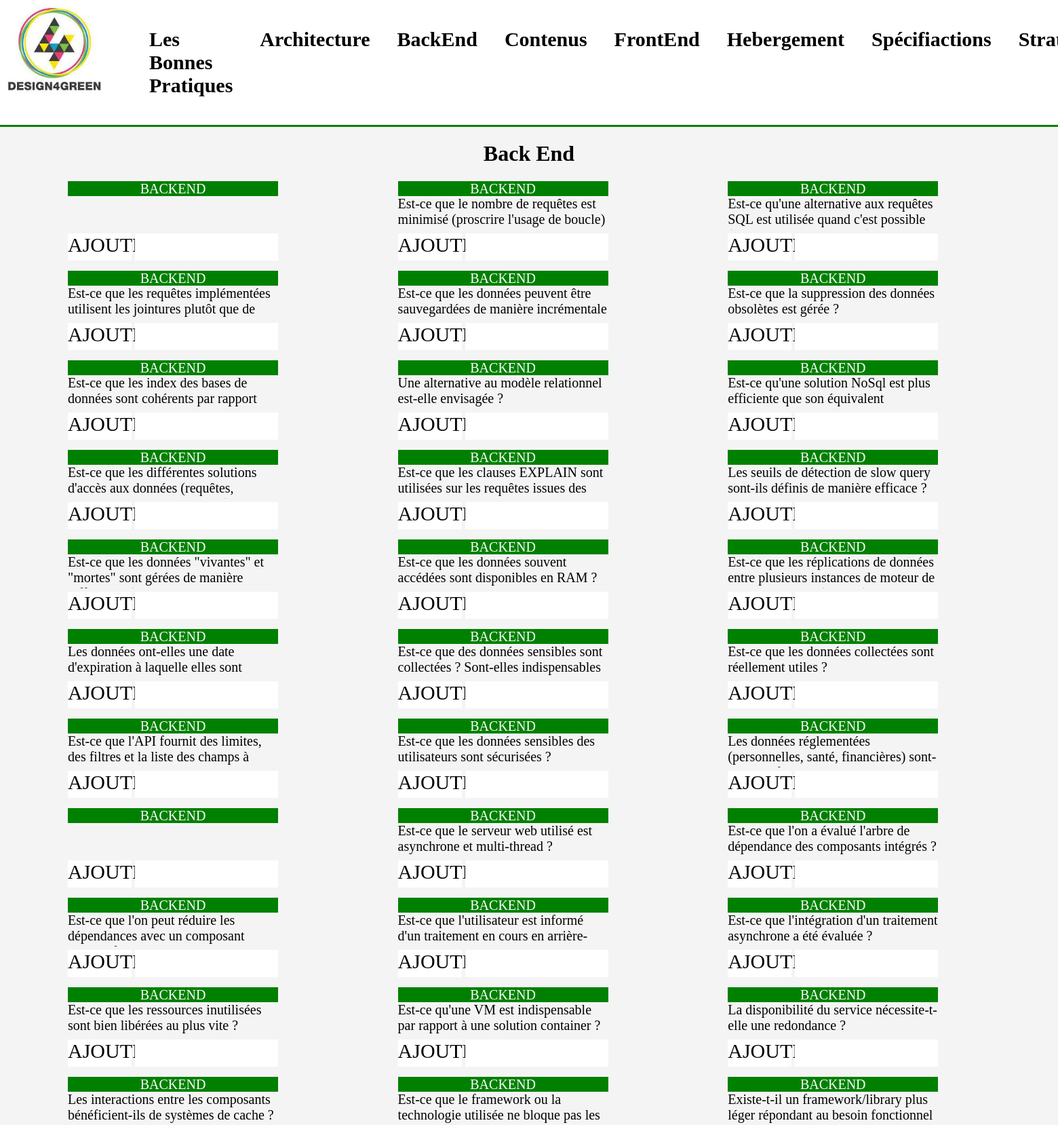
The app's page /index.php?page=2 (upper part) with its own data.
### tables this page shows
CREATE TABLE IF NOT EXISTS `eco_rules` (
  `FamilleOrigine` varchar(14) DEFAULT NULL,
  `ID` varchar(11) DEFAULT NULL,
  `Planet` varchar(1) DEFAULT NULL,
  `People` varchar(1) DEFAULT NULL,
  `prosperity` varchar(1) DEFAULT NULL,
  `RECOMMANDATION` varchar(135) DEFAULT NULL,
  `CRITERES` varchar(276) DEFAULT NULL,
  `JUSTIFICATIONS` varchar(906) DEFAULT NULL,
  `EtapeCycledeVie` varchar(14) DEFAULT NULL,
  `TEST1.1.1` varchar(542) DEFAULT NULL,
  `TEST1.1.2` varchar(267) DEFAULT NULL,
  `TEST...` varchar(404) DEFAULT NULL,
  `CORRESPONDANCE` varchar(237) DEFAULT NULL,
  `Lien` varchar(299) DEFAULT NULL,
  `TYPE` varchar(7) DEFAULT NULL,
  `DifficulteOeuvre` varchar(3) DEFAULT NULL,
  `ObjectifODD` varchar(49) DEFAULT NULL,
  ` incontournables` varchar(14) DEFAULT NULL,
  `TagsOperationnel` varchar(74) DEFAULT NULL,
  `Indicateurs` varchar(67) DEFAULT NULL,
  `XIndicateurs` varchar(14) DEFAULT NULL,
  `YIndicateurs` varchar(88) DEFAULT NULL,
  `Priorité` varchar(28) DEFAULT NULL,
  `Récurrence` varchar(6) DEFAULT NULL,
  `Use Case` varchar(8) DEFAULT NULL,
  `Exemple` varchar(269) DEFAULT NULL,
  `Limites` varchar(10) DEFAULT NULL,
  `Automatisable Y / N` varchar(10) DEFAULT NULL,
  `Automatisation
#SCRIPT
#INTRUMENTATION
#PROCESS` varchar(1) DEFAULT NULL,
  `Automatisation
Level` varchar(16) DEFAULT NULL,
  `Automatisation Informations` varchar(3) DEFAULT NULL,
  `NULL` varchar(57) DEFAULT NULL
);

### gestion_backEnd.php (called while the page is built, shortened)
<?php
	$unControleur->setTable ("eco_rules");
	$familleOriginePratique ="BackEnd";
	$lesPratiques = $unControleur->selectAllFiltre ($familleOriginePratique);
	require_once("vue/vue_mosaique_backend.php");
?>

### controleur/controleur.class.php (called while the page is built, shortened)
<?php
	require_once ("modele/modele.class.php");
	class Controleur {
		private $unModele ;
		public function   __construct ($serveur, $bdd, $user, $mdp){
			$this->unModele = new Modele ($serveur, $bdd, $user, $mdp);
		}
		public function setTable ($uneTable)
		{
			$this->unModele->setTable($uneTable);
		}
		public function selectAllFiltre ($nomFamilleOrigine) {
		$lesResultats = $this->unModele->selectAllFiltre($nomFamilleOrigine);
		return $lesResultats;
		}
	}
?>

### modele/modele.class.php (called while the page is built, shortened)
<?php
    class Modele {
        private $unPdo , $uneTable, $unId;
        public function   __construct ($serveur, $bdd, $user, $mdp)
        {
            $this->unPdo =null;
            try{
        $this->unPdo = new PDO ("mysql:host=".$serveur.";dbname=".$bdd, $user, $mdp);
            }
            catch (PDOException $exp){
                echo "Erreur de connexion au serveur : ".$serveur."/".$bdd ;
            }
        }
        public function selectAllFiltre ($nomFamilleOrigine) {
            if ($this->unPdo != null){
                $requete = "select * from eco_rules where FamilleOrigine"."= \"".$nomFamilleOrigine."\" ;";
                $select = $this->unPdo->prepare ($requete);
                $select->execute ();
                return $select->fetchAll();
            }else {
                return null;
            }
        }
    }
?>

### vue/vue_mosaique_backend.php (the view, shortened to what this page needs)
<center><h1>Back End</h1></center>
<?php
	echo "<div class ='container_box'>";
	foreach ($lesPratiques as $unePratique) {
					echo "<div class ='box'>
						<div class ='boxBlank'>";
							echo $unePratique['FamilleOrigine'];
						echo "</div>";
						echo "<div class ='boxDetail'>";
							echo $unePratique['CRITERES'];
						echo"</div>";
					echo "<a href='index.php?page=2&idpratique=".$unePratique['ID']."'><div class ='boxInfo'>
							<div class='boxBtAjouter'<button type='submit'>Ajouter</button></div></a>";
							echo"<a href='#'><div class ='boxInf'>";
							echo "</div></a>
						</div>
					</div>";
	}
	?>

### css/style.css (style rules this page uses)
* { box-sizing: border-box; }
body { font-family: 'Directors Gothic 210'; margin: auto; padding: 0; background: #f4f4f4; }
a { text-decoration:none; }
.container_box { display: flex; flex-flow: wrap; margin-left: 100px; }
.box { width: 33.33%; margin-bottom: 15px; }
.boxDetail { width: 310px; height: 50px; overflow: hidden; }
.boxBlank { width: 310px; height: 22px; text-transform: uppercase; font-size: 20px; text-align:center; color:#ffffff; background-color: green; }
.boxDetail { overflow: hidden; font-size: 20px; }
.boxBtAjouter { margin-top: 5px; width: 94px; height: 40px; color: black; background-color: white; text-transform: uppercase; text-align: center; font-size: 30px; font-color:green; }
.boxInf { margin-top: 5px; margin-left: 5px; width: 211px; height: 40px; color: black; background-color: white; text-transform: uppercase; text-align: center; font-size: 35px; }
.boxInfo { display: flex; }

### records on screen
eco_rules: FamilleOrigine "BACKEND"
eco_rules: FamilleOrigine "BACKEND", CRITERES "Est-ce que le nombre de requêtes est minimisé (proscrire l'usage de boucle)…"
eco_rules: FamilleOrigine "BACKEND", CRITERES "Est-ce qu'une alternative aux requêtes SQL est utilisée quand c'est possible…"
eco_rules: FamilleOrigine "BACKEND", CRITERES "Est-ce que les requêtes implémentées utilisent les jointures plutôt que de…"
eco_rules: FamilleOrigine "BACKEND", CRITERES "Est-ce que les données peuvent être sauvegardées de manière incrémentale…"
eco_rules: FamilleOrigine "BACKEND", CRITERES "Est-ce que la suppression des données obsolètes est gérée ?"
eco_rules: FamilleOrigine "BACKEND", CRITERES "Est-ce que les index des bases de données sont cohérents par rapport…"
eco_rules: FamilleOrigine "BACKEND", CRITERES "Une alternative au modèle relationnel est-elle envisagée ?"
eco_rules: FamilleOrigine "BACKEND", CRITERES "Est-ce qu'une solution NoSql est plus efficiente que son équivalent…"
eco_rules: FamilleOrigine "BACKEND", CRITERES "Est-ce que les différentes solutions d'accès aux données (requêtes,…"
eco_rules: FamilleOrigine "BACKEND", CRITERES "Est-ce que les clauses EXPLAIN sont utilisées sur les requêtes issues des…"
eco_rules: FamilleOrigine "BACKEND", CRITERES "Les seuils de détection de slow query sont-ils définis de manière efficace ?"
eco_rules: FamilleOrigine "BACKEND", CRITERES "Est-ce que les données \"vivantes\" et \"mortes\" sont gérées de manière…"
eco_rules: FamilleOrigine "BACKEND", CRITERES "Est-ce que les données souvent accédées sont disponibles en RAM ?"
eco_rules: FamilleOrigine "BACKEND", CRITERES "Est-ce que les réplications de données entre plusieurs instances de moteur de…"
eco_rules: FamilleOrigine "BACKEND", CRITERES "Les données ont-elles une date d'expiration à laquelle elles sont…"
eco_rules: FamilleOrigine "BACKEND", CRITERES "Est-ce que des données sensibles sont collectées ? Sont-elles indispensables…"
eco_rules: FamilleOrigine "BACKEND", CRITERES "Est-ce que les données collectées sont réellement utiles ?"
eco_rules: FamilleOrigine "BACKEND", CRITERES "Est-ce que l'API fournit des limites, des filtres et la liste des champs à…"
eco_rules: FamilleOrigine "BACKEND", CRITERES "Est-ce que les données sensibles des utilisateurs sont sécurisées ?"
eco_rules: FamilleOrigine "BACKEND", CRITERES "Les données réglementées (personnelles, santé, financières)…"
eco_rules: FamilleOrigine "BACKEND"
eco_rules: FamilleOrigine "BACKEND", CRITERES "Est-ce que le serveur web utilisé est asynchrone et multi-thread ?"
eco_rules: FamilleOrigine "BACKEND", CRITERES "Est-ce que l'on a évalué l'arbre de dépendance des composants intégrés ?"
eco_rules: FamilleOrigine "BACKEND", CRITERES "Est-ce que l'on peut réduire les dépendances avec un composant…"
eco_rules: FamilleOrigine "BACKEND", CRITERES "Est-ce que l'utilisateur est informé d'un traitement en cours en…"
eco_rules: FamilleOrigine "BACKEND", CRITERES "Est-ce que l'intégration d'un traitement asynchrone a été évaluée ?"
eco_rules: FamilleOrigine "BACKEND", CRITERES "Est-ce que les ressources inutilisées sont bien libérées au plus vite ?"
eco_rules: FamilleOrigine "BACKEND", CRITERES "Est-ce qu'une VM est indispensable par rapport à une solution container ?"
eco_rules: FamilleOrigine "BACKEND", CRITERES "La disponibilité du service nécessite-t-elle une redondance ?"
eco_rules: FamilleOrigine "BACKEND", CRITERES "Les interactions entre les composants bénéficient-ils de systèmes de cache ?"
eco_rules: FamilleOrigine "BACKEND", CRITERES "Est-ce que le framework ou la technologie utilisée ne bloque pas les…"
eco_rules: FamilleOrigine "BACKEND", CRITERES "Existe-t-il un framework/library plus léger répondant au besoin fonctionnel…"
